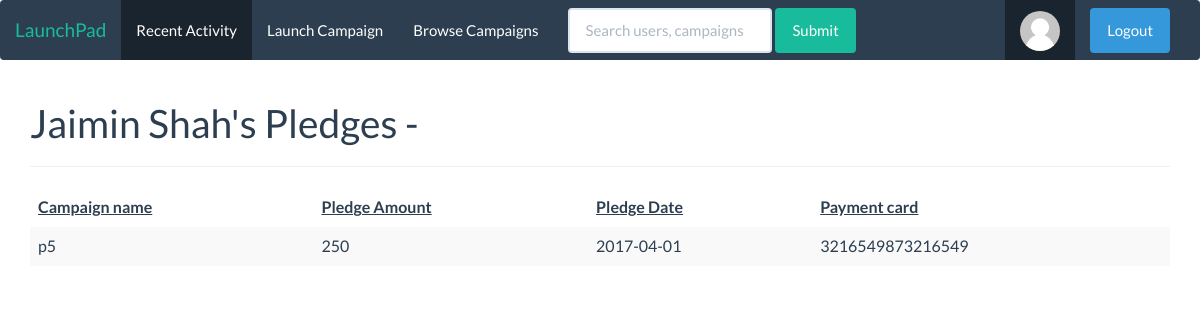
The app's page /user_pledges.php?id=jshah (signed in), older data.
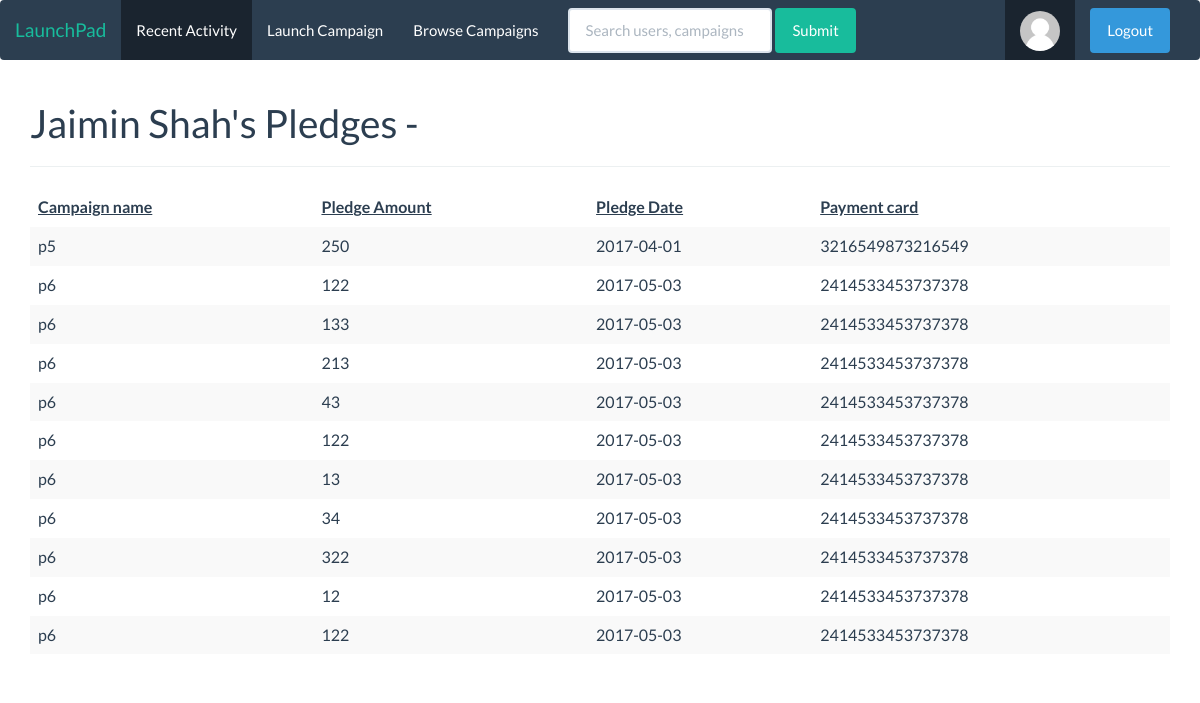
The same page, newer data.
### tables this page shows
CREATE TABLE `pledges` (
  `uname` varchar(45) NOT NULL,
  `pname` varchar(45) NOT NULL,
  `pamt` int(11) NOT NULL,
  `ptime` datetime NOT NULL,
  `ccno` varchar(16) NOT NULL
);

### user_pledges.php (the view, shortened to what this page needs)
<html>
<head>
    <link href="https://maxcdn.bootstrapcdn.com/bootswatch/3.3.7/flatly/bootstrap.min.css" rel="stylesheet">
</head>
<body>
<?php
require 'navbar.php';
$user_name = $_SESSION['user_session'];
$user = $_GET['id'];
$query = $conn->query("select pname, pamt, date(ptime) as pdate, ccno from pledges where uname='$user'");
$sqlquery = $conn->query("select * from users where uname = '$user'");
$row_user_details = mysqli_fetch_array($sqlquery);
?>
<div class="container">
  <h1><?php echo $row_user_details['fname']." "; echo $row_user_details['lname']; ?>'s Pledges -</h1>
  <hr>
  <table class="table table-striped table-hover ">
    <thead>
      <tr>
        <th><u>Campaign name</u></th>
        <th><u>Pledge Amount</u></th>
        <th><u>Pledge Date</u></th>
        <?php
        if($user_name == $user)
        {
          echo '<th><u>Payment card</u></th>';
        }
        ?>
      </tr>
    </thead>
    <tbody>
      <?php
        while($row_pledges = mysqli_fetch_array($query))
        {
          echo '<tr>
          <td>'.$row_pledges['pname'].'</td>
          <td>'.$row_pledges['pamt'].'</td>
          <td>'.$row_pledges['pdate'].'</td>';
          if($user_name == $user)
          {
            echo '<td>'.$row_pledges['ccno'].'</td>';
          }
          echo '</tr>';
        }
      ?>
    </tbody>
  </table>
</div>
</body>
</html>

Row changes from the older to the newer data that the page shows:
added pledges: pname "p6", pamt "122", pdate "2017-05-03", ccno "2414533453737378"
added pledges: pname "p6", pamt "133", pdate "2017-05-03", ccno "2414533453737378"
added pledges: pname "p6", pamt "213", pdate "2017-05-03", ccno "2414533453737378"
added pledges: pname "p6", pamt "43", pdate "2017-05-03", ccno "2414533453737378"
added pledges: pname "p6", pamt "122", pdate "2017-05-03", ccno "2414533453737378"
added pledges: pname "p6", pamt "13", pdate "2017-05-03", ccno "2414533453737378"
added pledges: pname "p6", pamt "34", pdate "2017-05-03", ccno "2414533453737378"
added pledges: pname "p6", pamt "322", pdate "2017-05-03", ccno "2414533453737378"
added pledges: pname "p6", pamt "12", pdate "2017-05-03", ccno "2414533453737378"
added pledges: pname "p6", pamt "122", pdate "2017-05-03", ccno "2414533453737378"
